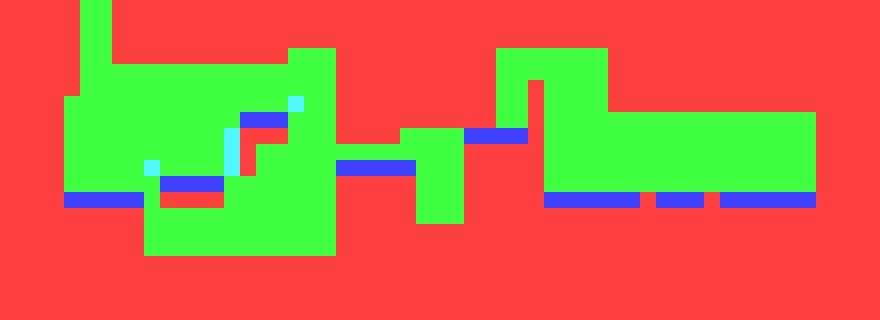

Below is a game level as drawn by its tile map, then a one-line description and the .tmx that defines it (tile-layer data replaced by summaries):
An orthogonal 55x20 tile map with 16x16 px tiles, 3 tile layers (Background, Cave, Pathfinding), 2 tilesets and 33 objects (21x GROUND, 5x ATTACK, 4x 0, 2x BAT, GUARD).

<map version="1.2" tiledversion="1.2.5" orientation="orthogonal" renderorder="right-down" width="55" height="20" tilewidth="16" tileheight="16" infinite="0" nextlayerid="9" nextobjectid="62">
 <tileset firstgid="1" name="Dungeon" tilewidth="16" tileheight="16" tilecount="45" columns="9">
  <image source="dungeon_tileset.png" width="150" height="80" />
 </tileset>
 <tileset firstgid="46" name="Pathfinding" tilewidth="16" tileheight="16" tilecount="4" columns="4">
  <image source="path_tileset.png" width="64" height="16" />
 </tileset>
 <objectgroup id="6" name="CheckPoints">
  <properties>
   <property name="size" value="4" />
  </properties>
  <object id="35" type="0" x="96" y="16">
   <point />
  </object>
  <object id="36" type="0" x="352" y="160">
   <point />
  </object>
  <object id="38" type="0" x="592" y="192">
   <point />
  </object>
  <object id="45" type="0" x="784" y="192">
   <point />
  </object>
 </objectgroup>
 <objectgroup id="5" name="Colliders">
  <object id="4" type="GROUND" x="64" y="208" width="80" height="112" />
  <object id="5" type="GROUND" x="0" y="96" width="64" height="224" />
  <object id="6" type="GROUND" x="0" y="-128" width="80" height="224" />
  <object id="7" type="GROUND" x="112" y="-128" width="176" height="192" />
  <object id="8" type="GROUND" x="288" y="0" width="320" height="48" />
  <object id="9" type="GROUND" x="336" y="176" width="80" height="144" />
  <object id="12" type="GROUND" x="416" y="224" width="48" height="96" />
  <object id="13" type="GROUND" x="144" y="256" width="192" height="64" />
  <object id="17" type="GROUND" x="464" y="144" width="64" height="176" />
  <object id="18" type="GROUND" x="528" y="80" width="16" height="240" />
  <object id="19" type="GROUND" x="544" y="208" width="272" height="112" />
  <object id="20" type="GROUND" x="608" y="0" width="208" height="112" />
  <object id="21" type="GROUND" x="816" y="0" width="64" height="320" />
  <object id="26" type="GROUND" x="160" y="192" width="64" height="16" />
  <object id="27" type="GROUND" x="240" y="128" width="16" height="48" />
  <object id="28" type="GROUND" x="256" y="128" width="32" height="16" />
  <object id="29" type="GROUND" x="336" y="48" width="64" height="96" />
  <object id="30" type="GROUND" x="400" y="48" width="96" height="80" />
  <object id="32" type="GROUND" x="640" y="192" width="16" height="16" />
  <object id="34" type="GROUND" x="704" y="192" width="16" height="16" />
  <object id="47" type="ATTACK" x="144" y="249" width="192" height="7" />
  <object id="49" type="ATTACK" x="329" y="48" width="7" height="80" />
  <object id="50" type="ATTACK" x="416" y="217" width="48" height="7" />
  <object id="52" type="ATTACK" x="642" y="186" width="12" height="6" />
  <object id="54" type="ATTACK" x="706" y="186" width="12" height="6" />
  <object id="59" type="GROUND" x="0" y="-160" width="288" height="32" />
 </objectgroup>
 <layer id="3" name="Background" width="55" height="20">
  <properties>
   <property name="toDraw" value="true" />
  </properties>
  <data>[1100 cells, 1100 non-empty, 8 distinct tile ids]</data>
 </layer>
 <layer id="4" name="Cave" width="55" height="20">
  <properties>
   <property name="toDraw" value="true" />
  </properties>
  <data>[1100 cells, 738 non-empty, 16 distinct tile ids]</data>
 </layer>
 <layer id="7" name="Pathfinding" width="55" height="20">
  <properties>
   <property name="toDraw" value="false" />
  </properties>
  <data>[1100 cells, 1100 non-empty, 4 distinct tile ids]</data>
 </layer>
 <objectgroup id="8" name="Enemies">
  <object id="58" name="BAT" x="680" y="120">
   <point />
  </object>
  <object id="60" name="GUARD" x="264" y="120">
   <point />
  </object>
  <object id="61" name="BAT" x="432" y="136">
   <point />
  </object>
 </objectgroup>
</map>
